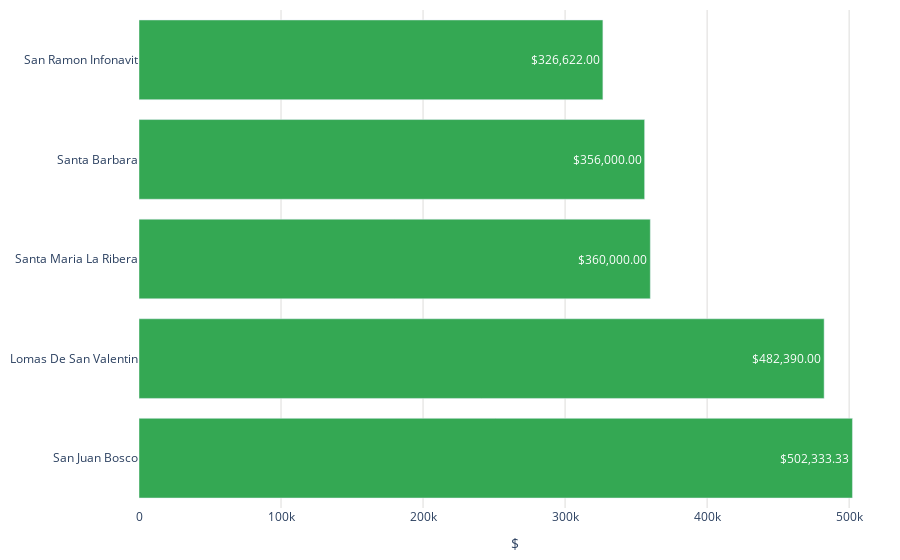

The notebook cell this image was saved under:
### Code cell
colores = ['#df00ff','#939fad','#6773df','#67c2df','#7cc668','#ffb038','#ff4853','#3d45c0']
col = top_colonias_baratas['colonia']
precio = top_colonias_baratas['precio']
fig = go.Figure()
fig.add_trace(go.Bar(
    y=col[::-1],  # Invertir el orden de los datos
    x=precio[::-1],  # Invertir el orden de los datos
    orientation='h', 
    marker_color='#34a853',  # Colores de las barras
    text=precio[::-1].apply(lambda x: '${:,.2f}'.format(x)),  # Invertir el orden de los datos
    textposition='inside',  # Posición del texto (puede ser 'inside' o 'outside')
))
fig.update_layout(
    #title='Colonias más baratas (Tulancingo)',  # Título de la gráfica
    xaxis=dict(
        title='$', # Título del eje x
        gridcolor='#dddcda', # Color de las líneas que dividen los rangos del eje X
        #range=[0, 600000],  # Establecer el rango del eje y
        #tickvals=[0, 200000,400000,600000],  # Definir los valores de las marcas en el eje y
        #ticktext=['$0.00', '$200,000.00', '$4,000,000.00','$6,000,000.00','$8,000,000.00'],  # Definir el texto de las marcas en el eje y
    ),  margin=dict(l=10, r=10, t=10, b=10),  # Ajusta los márgenes (left, right, top, bottom) 
    plot_bgcolor='rgba(0,0,0,0)',  # Color de fondo del gráfico
)
# Exportar gráfica como archivo HTML
def guardar_grafico_como_html(fig, nombre_archivo, carpeta='assets/graficas'):
    # Crear la carpeta si no existe
    if not os.path.exists(carpeta):
        os.makedirs(carpeta)
    
    # Gráfica como archivo HTML en la carpeta especificada
    pio.write_html(fig, f'{carpeta}/{nombre_archivo}.html')

guardar_grafico_como_html(fig, 'g_bar_colonias_baratas', carpeta='assets/graficas')
fig.show()

### Figure 1 — Plotly figure (JSON) as saved in the notebook; plotly's stock layout.template omitted (floating-point values rounded to 4 significant figures)
{"data": [{"marker": {"color": "#34a853"}, "orientation": "h", "text": ["$502,333.33", "$482,390.00", "$360,000.00", "$356,000.00", "$326,622.00"], "textposition": "inside", "type": "bar", "x": [502300.0, 482390, 360000, 356000, 326622], "y": ["San Juan Bosco", "Lomas De San Valentin", "Santa Maria La Ribera", "Santa Barbara", "San Ramon Infonavit"]}], "layout": {"margin": {"b": 10, "l": 10, "r": 10, "t": 10}, "plot_bgcolor": "rgba(0,0,0,0)", "xaxis": {"gridcolor": "#dddcda", "title": {"text": "$"}}}}
